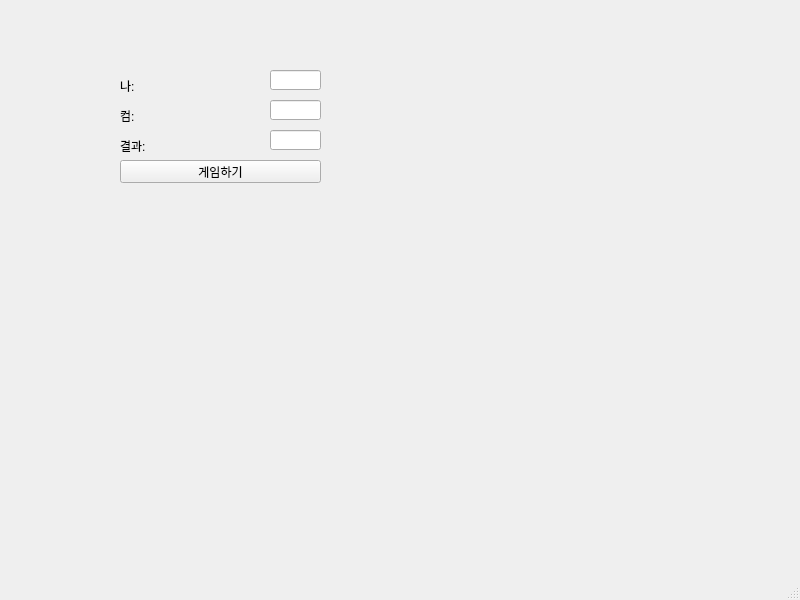
<?xml version="1.0" encoding="UTF-8"?>
<ui version="4.0">
 <class>MainWindow</class>
 <widget class="QMainWindow" name="MainWindow">
  <property name="geometry">
   <rect>
    <x>0</x>
    <y>0</y>
    <width>800</width>
    <height>600</height>
   </rect>
  </property>
  <property name="windowTitle">
   <string>MainWindow</string>
  </property>
  <widget class="QWidget" name="centralwidget">
   <widget class="QLabel" name="lb1Mine">
    <property name="geometry">
     <rect>
      <x>120</x>
      <y>80</y>
      <width>56</width>
      <height>12</height>
     </rect>
    </property>
    <property name="text">
     <string>나: </string>
    </property>
   </widget>
   <widget class="QLabel" name="lb1Com">
    <property name="geometry">
     <rect>
      <x>120</x>
      <y>110</y>
      <width>56</width>
      <height>12</height>
     </rect>
    </property>
    <property name="text">
     <string>컴: </string>
    </property>
   </widget>
   <widget class="QLabel" name="lb1Result">
    <property name="geometry">
     <rect>
      <x>120</x>
      <y>140</y>
      <width>56</width>
      <height>12</height>
     </rect>
    </property>
    <property name="text">
     <string>결과:</string>
    </property>
   </widget>
   <widget class="QLineEdit" name="leMine">
    <property name="geometry">
     <rect>
      <x>270</x>
      <y>70</y>
      <width>51</width>
      <height>20</height>
     </rect>
    </property>
   </widget>
   <widget class="QLineEdit" name="leCom">
    <property name="geometry">
     <rect>
      <x>270</x>
      <y>100</y>
      <width>51</width>
      <height>20</height>
     </rect>
    </property>
   </widget>
   <widget class="QLineEdit" name="leResult">
    <property name="geometry">
     <rect>
      <x>270</x>
      <y>130</y>
      <width>51</width>
      <height>20</height>
     </rect>
    </property>
   </widget>
   <widget class="QPushButton" name="pb">
    <property name="geometry">
     <rect>
      <x>120</x>
      <y>160</y>
      <width>201</width>
      <height>23</height>
     </rect>
    </property>
    <property name="text">
     <string>게임하기</string>
    </property>
   </widget>
  </widget>
  <widget class="QMenuBar" name="menubar">
   <property name="geometry">
    <rect>
     <x>0</x>
     <y>0</y>
     <width>800</width>
     <height>21</height>
    </rect>
   </property>
  </widget>
  <widget class="QStatusBar" name="statusbar"/>
 </widget>
 <resources/>
 <connections/>
</ui>
